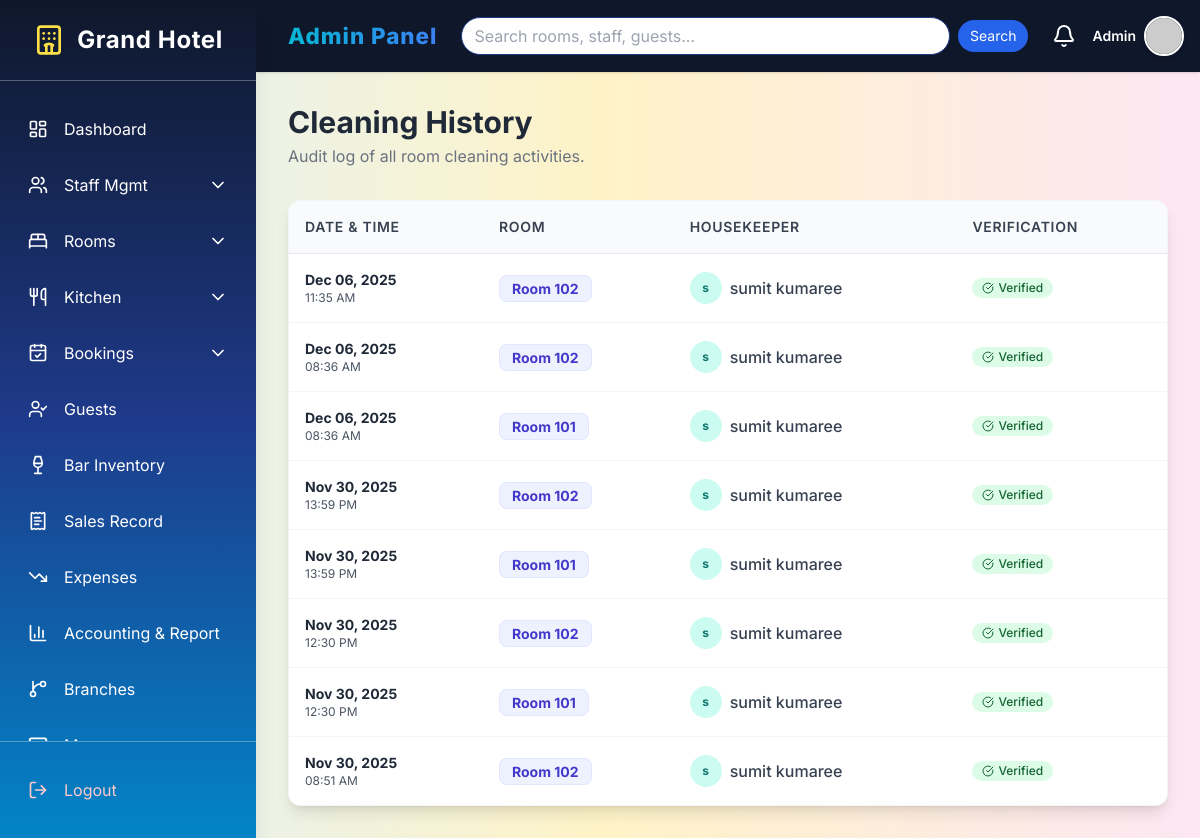
The page /dashboard/admin/cleaning-logs/ (signed in) on the database its author committed.
### accounts/models.py (models this page shows, shortened)
class CustomUser(AbstractUser):
    ADMIN = 'admin'
    EMPLOYEE = 'employee'  # Unified role for all staff
    CUSTOMER = 'customer'
    ROLE_CHOICES = [
        (ADMIN, 'Admin'),
        (EMPLOYEE, 'Employee'),
        (CUSTOMER, 'Customer'),
    ]
    role = models.CharField(max_length=15, choices=ROLE_CHOICES)
    mobile = models.CharField(max_length=15, blank=True, null=True)
    profile_picture = models.ImageField(upload_to='profile_pics/', blank=True, null=True)
    objects = CustomUserManager()

class CleaningLog(models.Model):
    room = models.ForeignKey(Room, on_delete=models.CASCADE)
    employee = models.ForeignKey(Employee, on_delete=models.SET_NULL, null=True)
    cleaned_at = models.DateTimeField(auto_now_add=True)

class Room(models.Model):
    ROOM_TYPES = [
        ('single', 'Single Room'),
        ('double', 'Double Room'),
        ('suite', 'Suite'),
        ('deluxe', 'Deluxe Room'),
        ('family', 'Family Room'),
    ]
    AVAILABLE = 'available'
    OCCUPIED = 'occupied'
    DIRTY = 'dirty'
    MAINTENANCE = 'maintenance'
    STATUS_CHOICES = [
        (AVAILABLE, 'Available'),
        (OCCUPIED, 'Occupied'),
        (DIRTY, 'Dirty'),
        (MAINTENANCE, 'Maintenance'),
    ]
    room_number = models.CharField(max_length=10, unique=True)
    room_type = models.CharField(max_length=20, choices=ROOM_TYPES)
    price_per_night = models.DecimalField(max_digits=10, decimal_places=2)
    capacity = models.PositiveIntegerField(help_text="Number of people")
    description = models.TextField(blank=True)
    room_image = models.ImageField(upload_to='room_images/', blank=True, null=True)
    room_status = models.CharField(max_length=20, choices=STATUS_CHOICES, default=AVAILABLE)
    branch = models.ForeignKey('Branch', on_delete=models.SET_NULL, null=True, blank=True, related_name='rooms')

class Employee(models.Model):
    user = models.OneToOneField(CustomUser, on_delete=models.CASCADE, related_name='employee_profile')
    RECEPTIONIST = 'receptionist'
    KITCHEN = 'kitchen'
    HOUSEKEEPING = 'housekeeping'
    BAR = 'bar'
    MANAGER = 'manager'
    JOB_CHOICES = [
        (RECEPTIONIST, 'Receptionist'),
        (KITCHEN, 'Kitchen Staff'),
        (HOUSEKEEPING, 'Housekeeping'),
        (BAR, 'Bar Staff'),
        (MANAGER, 'Manager'),
    ]
    job_type = models.CharField(max_length=20, choices=JOB_CHOICES)
    salary = models.DecimalField(max_digits=10, decimal_places=2, default=0.00)
    id_card_number = models.CharField(max_length=20, unique=True)
    years_of_experience = models.PositiveIntegerField(default=0)
    branch = models.ForeignKey('Branch', on_delete=models.SET_NULL, null=True, blank=True, related_name='staff')

### accounts/decorators.py (the view)
    def wrapper_func(request, *args, **kwargs):
        if request.user.is_authenticated and request.user.role == 'admin':
            return view_func(request, *args, **kwargs)
        return HttpResponseForbidden("Access Denied: You are not an Admin.")

### accounts/models.py (called while the page is built)
    @classmethod
    def load(cls):
        obj, _ = cls.objects.get_or_create(pk=1)
        return obj

### accounts/views.py (called while the page is built)
def paginate(request, queryset, per_page=10):
    return Paginator(queryset, per_page).get_page(request.GET.get('page'))

@login_required
@admin_required
def view_cleaning_logs(request):
    logs = CleaningLog.objects.select_related('room', 'employee__user').order_by('-cleaned_at')
    page_obj = paginate(request, logs)
    return render(request, 'admin_panel/view_cleaning_logs.html', {'logs': page_obj, 'page_obj': page_obj})

### templates/admin_panel/view_cleaning_logs.html (shortened to what this page needs)
{% extends 'admin_panel/adminbase.html' %}
{% block admin_content %}
<div class="max-w-6xl mx-auto">
    <div class="mb-8">
        <h2 class="text-3xl font-bold text-gray-800">Cleaning History</h2>
        <p class="text-gray-500 mt-1">Audit log of all room cleaning activities.</p>
    </div>
    <div class="bg-white rounded-xl shadow-lg border border-gray-100 overflow-hidden">
        <div class="overflow-x-auto">
            <table class="rtable w-full text-left border-collapse">
                <thead>
                    <tr class="bg-gray-50 text-gray-700 text-sm uppercase tracking-wider border-b">
                        <th class="p-4 font-semibold">Date & Time</th>
                        <th class="p-4 font-semibold">Room</th>
                        <th class="p-4 font-semibold">Housekeeper</th>
                        <th class="p-4 font-semibold">Verification</th>
                    </tr>
                </thead>
                <tbody class="divide-y divide-gray-100">
                    {% for log in logs %}
                    <tr class="hover:bg-blue-50 transition">
                        <td data-label="Date & Time" class="p-4 text-sm text-gray-600">
                            <div class="font-bold text-gray-800">{{ log.cleaned_at|date:"M d, Y" }}</div>
                            <div class="text-xs">{{ log.cleaned_at|date:"H:i A" }}</div>
                        </td>
                        <td data-label="Room" class="p-4">
                            <span class="px-3 py-1 bg-indigo-50 text-indigo-700 rounded-lg font-bold text-sm border border-indigo-100">
                                Room {{ log.room.room_number }}
                            </span>
                        </td>
                        <td data-label="Housekeeper" class="p-4">
                            <div class="flex items-center gap-2">
                                <div class="w-8 h-8 bg-teal-100 text-teal-700 rounded-full flex items-center justify-center text-xs font-bold">
                                    {{ log.employee.user.first_name|first }}
                                </div>
                                <span class="font-medium text-gray-700">{{ log.employee.user.get_full_name }}</span>
                            </div>
                        </td>
                        <td data-label="Verification" class="p-4">
                            <span class="inline-flex items-center px-2.5 py-0.5 rounded-full text-xs font-medium bg-green-100 text-green-800">
                                <i data-lucide="check-circle" class="w-3 h-3 mr-1"></i> Verified
                            </span>
                        </td>
                    </tr>
                    {% empty %}
                    <tr><td colspan="4" class="p-8 text-center text-gray-500">No logs found.</td></tr>
                    {% endfor %}
                </tbody>
            </table>
        </div>
    </div>
</div>
{% endblock %}

### templates/admin_panel/adminbase.html (shortened to what this page needs)
{% load static %}
<!DOCTYPE html>
<html lang="en">
<head>
  <script src="https://cdn.tailwindcss.com"></script>
</head>
<body class="bg-gray-50">
<div class="flex min-h-screen">
  <aside id="sidebar" class="sidebar w-64 flex-shrink-0 fixed inset-y-0 left-0 z-30 flex flex-col transform -translate-x-full md:translate-x-0 shadow-xl">
    <div class="flex items-center justify-center p-6 border-b border-white/30">
      <i data-lucide="hotel" class="w-8 h-8 mr-3 text-yellow-300"></i>
      <h1 class="text-2xl font-bold tracking-wide">Grand Hotel</h1>
    </div>
    <nav class="flex-1 min-h-0 overflow-y-auto px-4 py-6 space-y-2">
      <a href="{% url 'admin_dashboard' %}" class="sidebar-link flex items-center p-3 rounded-lg {% if request.resolver_match.url_name == 'admin_dashboard' %}active{% endif %}">
        <i data-lucide="layout-dashboard" class="w-5 h-5 mr-4"></i>
        <span>Dashboard</span>
      </a>
      <div>
        {% with url_name=request.resolver_match.url_name %}
        <button id="staff-toggle" class="w-full sidebar-link flex items-center justify-between p-3 rounded-lg {% if 'staff' in url_name %}active{% endif %}">
          <span class="flex items-center">
            <i data-lucide="users" class="w-5 h-5 mr-4"></i>
            <span>Staff Mgmt</span>
          </span>
          <i data-lucide="chevron-down" id="staff-chevron" class="w-5 h-5 transition-transform"></i>
        </button>
        {% endwith %}
      </div>
      <div>
        {% with url_name=request.resolver_match.url_name %}
        <button id="rooms-toggle" class="w-full sidebar-link flex items-center justify-between p-3 rounded-lg">
          <span class="flex items-center">
            <i data-lucide="bed-double" class="w-5 h-5 mr-4"></i>
            <span>Rooms</span>
          </span>
          <i data-lucide="chevron-down" id="rooms-chevron" class="w-5 h-5 transition-transform"></i>
        </button>
        {% endwith %}
      </div>
<div>
    {% with url_name=request.resolver_match.url_name %}
    <button id="kitchen-toggle" class="w-full sidebar-link flex items-center justify-between p-3 rounded-lg">
      <span class="flex items-center">
        <i data-lucide="utensils" class="w-5 h-5 mr-4"></i>
        <span>Kitchen</span>
      </span>
      <i data-lucide="chevron-down" id="kitchen-chevron" class="w-5 h-5 transition-transform"></i>
    </button>
    {% endwith %}
</div>
      <div>
        {% with url_name=request.resolver_match.url_name %}
        <button id="bookings-toggle" class="w-full sidebar-link flex items-center justify-between p-3 rounded-lg">
          <span class="flex items-center">
            <i data-lucide="calendar-check" class="w-5 h-5 mr-4"></i>
            <span>Bookings</span>
          </span>
          <i data-lucide="chevron-down" id="bookings-chevron" class="w-5 h-5 transition-transform"></i>
        </button>
        {% endwith %}
      </div>
<a href="{% url 'view_guests' %}" class="sidebar-link flex items-center p-3 rounded-lg">
    <i data-lucide="user-check" class="w-5 h-5 mr-4"></i>
    <span>Guests</span>
</a>
<a href="{% url 'bar_inventory' %}" class="sidebar-link flex items-center p-3 rounded-lg {% if 'drink' in request.resolver_match.url_name or request.resolver_match.url_name == 'bar_inventory' %}active{% endif %}">
    <i data-lucide="wine" class="w-5 h-5 mr-4"></i>
    <span>Bar Inventory</span>
</a>
<a href="{% url 'sales_record' %}" class="sidebar-link flex items-center p-3 rounded-lg {% if request.resolver_match.url_name == 'sales_record' %}active{% endif %}">
    <i data-lucide="receipt-text" class="w-5 h-5 mr-4"></i>
    <span>Sales Record</span>
</a>
<a href="{% url 'expense_list' %}" class="sidebar-link flex items-center p-3 rounded-lg {% if 'expense' in request.resolver_match.url_name %}active{% endif %}">
    <i data-lucide="trending-down" class="w-5 h-5 mr-4"></i>
    <span>Expenses</span>
</a>
<a href="{% url 'accounting_report' %}" class="sidebar-link flex items-center p-3 rounded-lg {% if request.resolver_match.url_name == 'accounting_report' %}active{% endif %}">
    <i data-lucide="bar-chart-3" class="w-5 h-5 mr-4"></i>
    <span>Accounting &amp; Report</span>
</a>
<a href="{% url 'manage_branches' %}" class="sidebar-link flex items-center p-3 rounded-lg {% if 'branch' in request.resolver_match.url_name %}active{% endif %}">
    <i data-lucide="git-branch" class="w-5 h-5 mr-4"></i>
    <span>Branches</span>
</a>
<a href="{% url 'inbox' %}" class="sidebar-link flex items-center p-3 rounded-lg {% if request.resolver_match.url_name == 'inbox' %}active{% endif %}">
    <i data-lucide="mail" class="w-5 h-5 mr-4"></i>
    <span>Messages</span>
</a>
    </nav>
    <div class="shrink-0 px-4 py-6 border-t border-white/30">
      <form action="{% url 'logout' %}" method="post">
        <button type="submit" class="w-full sidebar-link flex items-center p-3 rounded-lg text-red-200 hover:bg-red-500 hover:text-white transition">
          <i data-lucide="log-out" class="w-5 h-5 mr-4"></i>
          <span>Logout</span>
        </button>
      </form>
    </div>
  </aside>
  <div id="main-content" class="main-content flex-1 flex flex-col md:ml-64">
    <header class="shadow p-4 flex items-center justify-between sticky top-0 z-20">
      <div class="flex items-center space-x-4">
        <span class="brand-text">Admin Panel</span>
      </div>
      <form action="{% url 'global_search' %}" method="get" class="hidden md:flex items-center flex-1 mx-6 search-box">
        <input type="text" name="q" value="{{ request.GET.q }}" placeholder="Search rooms, staff, guests..." class="w-full text-gray-800">
        <button type="submit" class="ml-2 px-3 py-1.5 bg-blue-600 text-white text-sm rounded-full hover:bg-blue-700">Search</button>
      </form>
      <div class="flex items-center space-x-4">
        <i data-lucide="bell" class="w-6 h-6 cursor-pointer hover:text-blue-400 transition"></i>
        <div class="relative group">
            <div class="flex items-center gap-2 cursor-pointer">
                <span class="text-sm font-semibold hidden md:block">{{ user.username|title }}</span>
                {% if user.profile_picture %}
                    <img src="{{ user.profile_picture.url }}" alt="Admin" class="w-10 h-10 rounded-full border-2 border-white shadow-md object-cover">
                {% else %}
                    <img src="https://ui-avatars.com/api/?name={{ user.username }}&background=0D8ABC&color=fff" alt="Admin" class="w-10 h-10 rounded-full border-2 border-white shadow-md">
                {% endif %}
            </div>
        </div>
      </div>
    </header>
    <main class="flex-1 p-6 md:p-8 overflow-y-auto">
      {% block admin_content %}{% endblock %}
    </main>
  </div>
</div>
</body>
</html>

### templates/admin_panel/adminbase.html (style rules this page uses)
body { background: linear-gradient(to right, #e0f2fe, #fef3c7, #fce7f3); font-family: 'Inter', sans-serif; }
.sidebar { background: linear-gradient(to bottom, #0f172a, #1e3a8a, #0284c7); color: white; }
.sidebar-link { transition: all 0.25s ease-in-out; }
header { background: #0f172a; color: white; }
.brand-text { background: linear-gradient(to right, #06b6d4, #3b82f6); -webkit-background-clip: text; -webkit-text-fill-color: transparent; font-weight: 800; font-size: 1.4rem; letter-spacing: 1px; }
.search-box input { border-radius: 9999px; padding: 6px 12px; outline: none; border: 1px solid #1e3a8a; }

### rows shown on the page
CustomUser: username "Admin"
CleaningLog: cleaned_at "Dec 06, 2025", cleaned_at "11:35 AM", room.room_number "102", employee.user.first_name|first "s", employee.user.get_full_name "sumit kumaree"
CleaningLog: cleaned_at "Dec 06, 2025", cleaned_at "08:36 AM", room.room_number "102", employee.user.first_name|first "s", employee.user.get_full_name "sumit kumaree"
CleaningLog: cleaned_at "Dec 06, 2025", cleaned_at "08:36 AM", room.room_number "101", employee.user.first_name|first "s", employee.user.get_full_name "sumit kumaree"
CleaningLog: cleaned_at "Nov 30, 2025", cleaned_at "13:59 PM", room.room_number "102", employee.user.first_name|first "s", employee.user.get_full_name "sumit kumaree"
CleaningLog: cleaned_at "Nov 30, 2025", cleaned_at "13:59 PM", room.room_number "101", employee.user.first_name|first "s", employee.user.get_full_name "sumit kumaree"
CleaningLog: cleaned_at "Nov 30, 2025", cleaned_at "12:30 PM", room.room_number "102", employee.user.first_name|first "s", employee.user.get_full_name "sumit kumaree"
CleaningLog: cleaned_at "Nov 30, 2025", cleaned_at "12:30 PM", room.room_number "101", employee.user.first_name|first "s", employee.user.get_full_name "sumit kumaree"
CleaningLog: cleaned_at "Nov 30, 2025", cleaned_at "08:51 AM", room.room_number "102", employee.user.first_name|first "s", employee.user.get_full_name "sumit kumaree"
